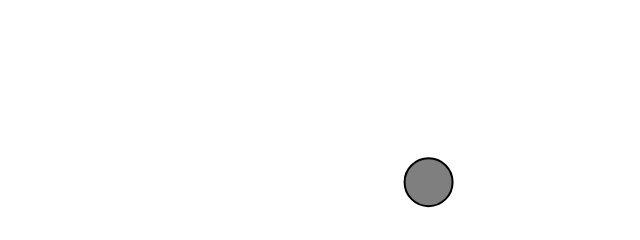
Frame 1 (no input)
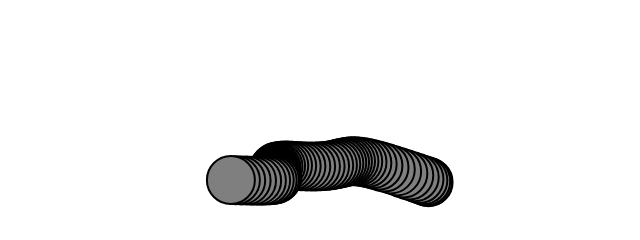
Frame 60 (no input)
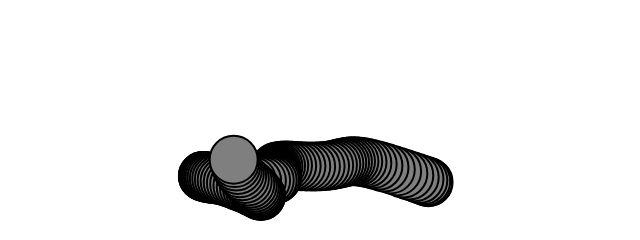
Frame 120 (the mouse pressed at the canvas centre since frame 60)

The p5.js sketch that drew these frames (run headless with seeded random() and noise() and a simulated clock; from frame 60 on, the mouse is pressed at the canvas centre):

// p5.js sketch
// ── sketch.js
// Nature of Code - Example 0.6: A Perlin Noise Walker
//
// A walker whose x and y positions are driven by Perlin noise instead
// of true randomness. Two separate noise "offsets" (tx and ty) are
// advanced each frame, and the noise values they produce are mapped
// from p5's 0-to-1 noise range onto the canvas dimensions.
//
// Unlike random(), noise() returns values that are SMOOTHLY correlated
// from one call to the next when the input changes by a small amount.
// That's why the walker glides instead of jittering.

let walker;

function setup() {
  createCanvas(640, 240); // creating canvas of size 640 x 240
  walker = new Walker(); // creating an instance/object of class Walker
  background(255);
}

function draw() {
  walker.step();
  walker.show();
}

class Walker {
  constructor() {
    this.tx = 0;
    this.ty = 10000;
  }

  step() {
    //{!2} x- and y-position mapped from noise
    this.x = map(noise(this.tx), 0, 1, 0, width);
    this.y = map(noise(this.ty), 0, 1, 0, height);

    //{!2} Move forward through “time.”
    this.tx += 0.01;
    this.ty += 0.01;
  }

  show() {
    strokeWeight(2);
    fill(127);
    stroke(0);
    circle(this.x, this.y, 48);
  }
}
